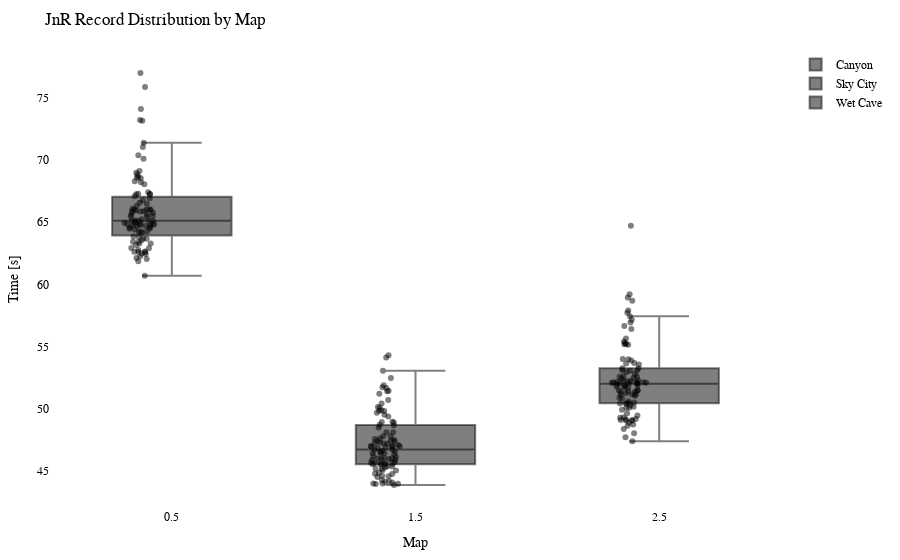

Here is the notebook cell this chart was saved with:
### Code cell
import plotly.graph_objects as go
import plotly.io as pio

df = getRecordsDataframe(minigame="Jump and Run")

# Calculate the offset for centering the data points
num_columns = len(df.columns)
offset = 0.5

# Create a Swarm plot using Plotly
fig = go.Figure()

for i, column in enumerate(df.columns):
    x_values = [i + offset] * len(df[column])  # Adjust x-values with offset for horizontal centering
    fig.add_trace(go.Box(x=x_values,
                         y=df[column],
                         name=column,
                         boxpoints='all',
                         pointpos=-0.5,  # Adjust point position to prevent overlapping
                         marker=dict(color='rgba(0,0,0,0.5)', size=6),  # Adjust marker color and size
                         hovertext=df.index,
                         hoverinfo='text+y'))

fig.update_layout(title="JnR Record Distribution by Map",
                  xaxis=dict(title="Map"),
                  yaxis=dict(title="Time [s]"),
                  showlegend=True,
                  font=dict(family="Arial", size=12, color="black"),  # Customize font
                  plot_bgcolor="white",  # Set background color
                  margin=dict(l=50, r=50, t=50, b=50),  # Adjust margins for better layout
                  )

pio.show(fig)

pio.write_html(fig, "out/jump_swarm_plot.html")

### Figure 1 — Plotly figure (JSON) as saved in the notebook; plotly's stock layout.template omitted (floating-point values rounded to 4 significant figures)
{"data": [{"boxpoints": "all", "hoverinfo": "text+y", "hovertext": ["20LeRe10", "agowskyy", "Anni808", "Axollotel", "BacardiSprite", "bawskey", "BusinessBent", "ByNetherdude", "byTobi", "cediiiiii_10", "Chander24", "Chrisi20101", "crocodile1870", "cxl1lo", "DarkCobweb", "deadfiight", "DerBaumIstDerWeg", "Dokkkkko", "Ex4cted", "Falke23_5", "Feinberg", "Fflopse", "ForceFox", "Freeeedom", "frutigall", "GamemasterNiki", "GeneralEnte06", "Gerrygames", "Gobo9", "GrafikKatze", "Grapfen", "Gummibearchen", "H1ghsay", "h4nnes", "Harold_Sensemann", "HerrDante", "itemTooltipExport", "Jan2220", "JennieKim", "jimmi1410", "JOW23", "Joy_8oy", "JustK1lling", "KakaMC", "Kanickelul", "Kokochampi", "Kokochampo", "Krusti", "Kyuudo", "LeWi_100", "Livgo", "lizsyy", "LordAlexos", "Lubotter2009", "Luis_XYZ", "M0orey_0", "marbrueck", "Martomias", "Mincheeen", "MrNulfred", "Mvsk_", "Nexilus", "Ninivee", "officialryzon", "Oronor", "PedroZockt", "Picutar", "PixlNight", "PolizeiDreamy", "Radattel", "Raefinzs", "Ritokii", "rXzEr_Justin", "Sackkerl", "SB387", "schmaarek", "ScreamingBlatz", "Sebi1801", "Seemops_8", "Sey__", "Shiewk", "Snitcherella", "SpeckyCut", "StaudammAusHolz", "Tomiokey", "tsuneee", "twitchparaskiill", "Txlentierter", "Umgfoin", "WirdNichtGeladen", "Wissender", "xBaumeisterin", "xX_Dima_ggg_Xx6", "xX_Masha_ggg_Xx9", "ymq_", "yzvm", "zTotito", "_n3d", "_Waldi_"], "marker": {"color": "rgba(0,0,0,0.5)", "size": 6}, "name": "Canyon", "pointpos": -0.5, "type": "box", "x": [0.5, 0.5, 0.5, 0.5, 0.5, 0.5, 0.5, 0.5, 0.5, 0.5, 0.5, 0.5, 0.5, 0.5, 0.5, 0.5, 0.5, 0.5, 0.5, 0.5, 0.5, 0.5, 0.5, 0.5, 0.5, 0.5, 0.5, 0.5, 0.5, 0.5, 0.5, 0.5, 0.5, 0.5, 0.5, 0.5, 0.5, 0.5, 0.5, 0.5, 0.5, 0.5, 0.5, 0.5, 0.5, 0.5, 0.5, 0.5, 0.5, 0.5, 0.5, 0.5, 0.5, 0.5, 0.5, 0.5, 0.5, 0.5, 0.5, 0.5, 0.5, 0.5, 0.5, 0.5, 0.5, 0.5, 0.5, 0.5, 0.5, 0.5, 0.5, 0.5, 0.5, 0.5, 0.5, 0.5, 0.5, 0.5, 0.5, 0.5, 0.5, 0.5, 0.5, 0.5, 0.5, 0.5, 0.5, 0.5, 0.5, 0.5, 0.5, 0.5, 0.5, 0.5, 0.5, 0.5, 0.5, 0.5, 0.5], "y": [67.09, 64.73, 65.84, 65.5, 63.43, 68.21, 68.97, 75.86, 65.44, 61.86, 74.1, 64.49, 64.86, 66.76, 66.04, 65.16, 63.28, 64.8, 62.6, 65.87, 66.56, 62.12, 64.7, 64.77, 64.48, 64.87, 64.6, 64.41, 60.7, 63.85, 63.67, 64.25, 64.74, 67.25, 64.24, 62.58, null, 65.86, 65.09, 77.0, 62.75, 68.66, 64.15, 62.9, null, 73.22, 70.39, 66.0, 64.7, 62.45, 68.56, 62.26, 67.26, 65.61, 67.24, 67.28, 66.93, 64.95, 65.62, 64.9, 71.04, 73.16, 65.02, null, 66.01, 62.62, 63.82, 63.68, 71.39, 66.47, 65.1, 70.11, 68.3, 68.54, 66.08, 63.17, 65.11, null, 65.94, 62.04, 63.57, 62.48, 68.81, 65.47, 65.23, 63.42, 69.11, 66.3, 64.57, 64.87, 65.97, 62.64, 67.4, 68.04, 62.93, 63.28, 65.76, 64.21, 65.11]}, {"boxpoints": "all", "hoverinfo": "text+y", "hovertext": ["20LeRe10", "agowskyy", "Anni808", "Axollotel", "BacardiSprite", "bawskey", "BusinessBent", "ByNetherdude", "byTobi", "cediiiiii_10", "Chander24", "Chrisi20101", "crocodile1870", "cxl1lo", "DarkCobweb", "deadfiight", "DerBaumIstDerWeg", "Dokkkkko", "Ex4cted", "Falke23_5", "Feinberg", "Fflopse", "ForceFox", "Freeeedom", "frutigall", "GamemasterNiki", "GeneralEnte06", "Gerrygames", "Gobo9", "GrafikKatze", "Grapfen", "Gummibearchen", "H1ghsay", "h4nnes", "Harold_Sensemann", "HerrDante", "itemTooltipExport", "Jan2220", "JennieKim", "jimmi1410", "JOW23", "Joy_8oy", "JustK1lling", "KakaMC", "Kanickelul", "Kokochampi", "Kokochampo", "Krusti", "Kyuudo", "LeWi_100", "Livgo", "lizsyy", "LordAlexos", "Lubotter2009", "Luis_XYZ", "M0orey_0", "marbrueck", "Martomias", "Mincheeen", "MrNulfred", "Mvsk_", "Nexilus", "Ninivee", "officialryzon", "Oronor", "PedroZockt", "Picutar", "PixlNight", "PolizeiDreamy", "Radattel", "Raefinzs", "Ritokii", "rXzEr_Justin", "Sackkerl", "SB387", "schmaarek", "ScreamingBlatz", "Sebi1801", "Seemops_8", "Sey__", "Shiewk", "Snitcherella", "SpeckyCut", "StaudammAusHolz", "Tomiokey", "tsuneee", "twitchparaskiill", "Txlentierter", "Umgfoin", "WirdNichtGeladen", "Wissender", "xBaumeisterin", "xX_Dima_ggg_Xx6", "xX_Masha_ggg_Xx9", "ymq_", "yzvm", "zTotito", "_n3d", "_Waldi_"], "marker": {"color": "rgba(0,0,0,0.5)", "size": 6}, "name": "Sky City", "pointpos": -0.5, "type": "box", "x": [1.5, 1.5, 1.5, 1.5, 1.5, 1.5, 1.5, 1.5, 1.5, 1.5, 1.5, 1.5, 1.5, 1.5, 1.5, 1.5, 1.5, 1.5, 1.5, 1.5, 1.5, 1.5, 1.5, 1.5, 1.5, 1.5, 1.5, 1.5, 1.5, 1.5, 1.5, 1.5, 1.5, 1.5, 1.5, 1.5, 1.5, 1.5, 1.5, 1.5, 1.5, 1.5, 1.5, 1.5, 1.5, 1.5, 1.5, 1.5, 1.5, 1.5, 1.5, 1.5, 1.5, 1.5, 1.5, 1.5, 1.5, 1.5, 1.5, 1.5, 1.5, 1.5, 1.5, 1.5, 1.5, 1.5, 1.5, 1.5, 1.5, 1.5, 1.5, 1.5, 1.5, 1.5, 1.5, 1.5, 1.5, 1.5, 1.5, 1.5, 1.5, 1.5, 1.5, 1.5, 1.5, 1.5, 1.5, 1.5, 1.5, 1.5, 1.5, 1.5, 1.5, 1.5, 1.5, 1.5, 1.5, 1.5, 1.5], "y": [50.08, 47.5, 51.73, 49.8, 45.36, 46.61, 47.21, 51.88, 46.58, 44.57, 54.3, 45.64, 47.28, 48.9, 46.41, 47.42, 43.85, 48.09, 44.15, 47.37, 47.57, 44.74, 44.61, 45.38, 47.78, 47.6, 45.64, 45.17, 43.94, 44.85, 45.58, 45.69, 48.7, 47.2, 45.98, 43.96, null, 46.17, 45.97, 48.48, 43.98, 48.95, 45.29, 44.76, 51.66, 51.19, 49.82, 46.68, 46.72, 44.12, 50.69, 45.53, 51.45, 46.42, 49.88, 47.19, 49.37, 46.94, 45.94, 46.89, 50.14, 45.53, 49.51, 51.4, 46.99, 44.06, 45.02, 45.59, 53.04, 46.42, 52.47, 46.11, 46.34, 47.01, 54.12, 45.07, 48.67, 46.93, 47.08, 44.26, 46.0, 49.68, 48.93, 45.55, 47.77, 45.17, 47.41, null, 46.81, 45.87, 48.1, 45.53, 46.51, 50.42, 43.98, 44.5, 46.98, 45.87, 46.01]}, {"boxpoints": "all", "hoverinfo": "text+y", "hovertext": ["20LeRe10", "agowskyy", "Anni808", "Axollotel", "BacardiSprite", "bawskey", "BusinessBent", "ByNetherdude", "byTobi", "cediiiiii_10", "Chander24", "Chrisi20101", "crocodile1870", "cxl1lo", "DarkCobweb", "deadfiight", "DerBaumIstDerWeg", "Dokkkkko", "Ex4cted", "Falke23_5", "Feinberg", "Fflopse", "ForceFox", "Freeeedom", "frutigall", "GamemasterNiki", "GeneralEnte06", "Gerrygames", "Gobo9", "GrafikKatze", "Grapfen", "Gummibearchen", "H1ghsay", "h4nnes", "Harold_Sensemann", "HerrDante", "itemTooltipExport", "Jan2220", "JennieKim", "jimmi1410", "JOW23", "Joy_8oy", "JustK1lling", "KakaMC", "Kanickelul", "Kokochampi", "Kokochampo", "Krusti", "Kyuudo", "LeWi_100", "Livgo", "lizsyy", "LordAlexos", "Lubotter2009", "Luis_XYZ", "M0orey_0", "marbrueck", "Martomias", "Mincheeen", "MrNulfred", "Mvsk_", "Nexilus", "Ninivee", "officialryzon", "Oronor", "PedroZockt", "Picutar", "PixlNight", "PolizeiDreamy", "Radattel", "Raefinzs", "Ritokii", "rXzEr_Justin", "Sackkerl", "SB387", "schmaarek", "ScreamingBlatz", "Sebi1801", "Seemops_8", "Sey__", "Shiewk", "Snitcherella", "SpeckyCut", "StaudammAusHolz", "Tomiokey", "tsuneee", "twitchparaskiill", "Txlentierter", "Umgfoin", "WirdNichtGeladen", "Wissender", "xBaumeisterin", "xX_Dima_ggg_Xx6", "xX_Masha_ggg_Xx9", "ymq_", "yzvm", "zTotito", "_n3d", "_Waldi_"], "marker": {"color": "rgba(0,0,0,0.5)", "size": 6}, "name": "Wet Cave", "pointpos": -0.5, "type": "box", "x": [2.5, 2.5, 2.5, 2.5, 2.5, 2.5, 2.5, 2.5, 2.5, 2.5, 2.5, 2.5, 2.5, 2.5, 2.5, 2.5, 2.5, 2.5, 2.5, 2.5, 2.5, 2.5, 2.5, 2.5, 2.5, 2.5, 2.5, 2.5, 2.5, 2.5, 2.5, 2.5, 2.5, 2.5, 2.5, 2.5, 2.5, 2.5, 2.5, 2.5, 2.5, 2.5, 2.5, 2.5, 2.5, 2.5, 2.5, 2.5, 2.5, 2.5, 2.5, 2.5, 2.5, 2.5, 2.5, 2.5, 2.5, 2.5, 2.5, 2.5, 2.5, 2.5, 2.5, 2.5, 2.5, 2.5, 2.5, 2.5, 2.5, 2.5, 2.5, 2.5, 2.5, 2.5, 2.5, 2.5, 2.5, 2.5, 2.5, 2.5, 2.5, 2.5, 2.5, 2.5, 2.5, 2.5, 2.5, 2.5, 2.5, 2.5, 2.5, 2.5, 2.5, 2.5, 2.5, 2.5, 2.5, 2.5, 2.5], "y": [51.73, 52.16, 51.47, 51.48, 48.73, 53.25, 52.1, 64.71, 51.88, 49.27, 56.94, 52.09, 52.09, 52.8, 52.23, 51.35, 49.09, 53.08, 48.86, 52.25, 53.68, 47.7, 50.44, 51.83, 52.09, 52.2, 50.81, 51.36, 47.38, 49.3, 49.64, 50.49, 52.56, 52.27, 50.6, 48.37, null, 50.41, 51.13, 57.9, 49.06, 57.43, 50.16, 48.64, 59.2, 58.94, 53.97, 53.88, 52.47, 48.02, 56.64, 50.25, 53.56, 51.24, 55.26, 52.12, 52.01, 51.37, 50.44, 51.97, 54.0, 51.69, 52.56, 52.07, 52.6, 49.09, 49.45, 50.39, 58.67, 51.15, 56.42, 51.15, 55.41, 57.72, 53.09, 49.92, 51.77, 55.65, 50.89, 49.16, 52.43, 53.05, 53.64, 55.15, 55.19, 55.19, 52.95, null, 51.04, 51.47, 51.89, 50.07, 53.25, 57.14, 49.04, 50.07, 52.08, 52.04, 49.14]}], "layout": {"font": {"color": "black", "family": "Arial", "size": 12}, "margin": {"b": 50, "l": 50, "r": 50, "t": 50}, "plot_bgcolor": "white", "showlegend": true, "title": {"text": "JnR Record Distribution by Map"}, "xaxis": {"title": {"text": "Map"}}, "yaxis": {"title": {"text": "Time [s]"}}}}
